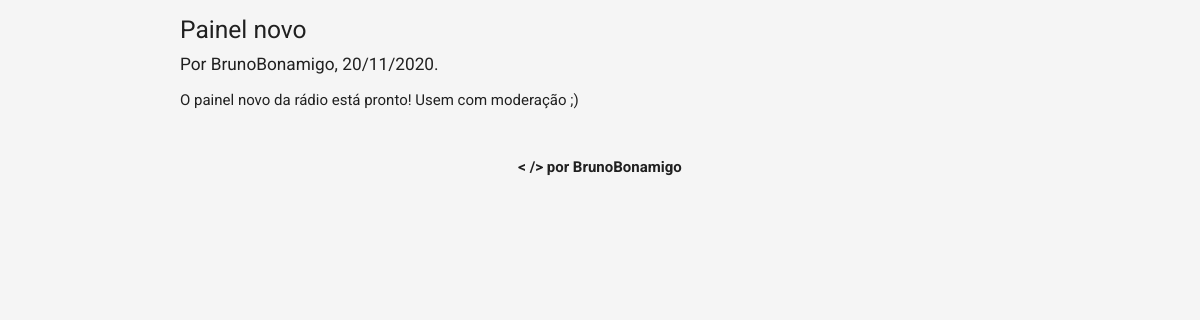
Page /aviso.php?id=1 (signed in) on the committed database.
### tables this page shows
CREATE TABLE `radiobr_avisos` (
  `id` int(255) NOT NULL AUTO_INCREMENT,
  `usuario` varchar(255) NOT NULL,
  `titulo` varchar(255) NOT NULL,
  `aviso` varchar(255) NOT NULL,
  `data` varchar(255) NOT NULL,
  `status` varchar(255) NOT NULL,
  PRIMARY KEY (`id`)
);

### aviso.php (the view, shortened to what this page needs)
<?php
require_once('assets/central/general.php');
if(isset($_GET['id'])) {
	$id = $_GET['id'];
	$aviso = mysqli_query($connectDB, "SELECT * FROM radiobr_avisos WHERE id='$id' AND status='ativo'") or die ('<script>alert("Um erro aconteceu. Tente novamente mais tarde ou procure um membro do CTEx!");window.location="permissao.php";</script>');
	$numRows = mysqli_num_rows($aviso);
	$avisoFetch = mysqli_fetch_assoc($aviso);
}
?>
<!DOCTYPE html>
<html>
<head>
	<link rel="stylesheet" type="text/css" href="assets/materialize/materialize.min.css">
	<link rel="stylesheet" type="text/css" href="assets/stylesheets/loginstyles.css">
	<link href="assets/css/roboto.css" rel="stylesheet">
</head>
<body style="background:#f5f5f5;">
	<div class="container">
		<?php if(isset($_GET['id']) AND $numRows > 0) { ?>
			<h5><?php echo $avisoFetch['titulo'] ?></h5>
			<h6>Por <?php echo $avisoFetch['usuario'] ?>, <?php echo $avisoFetch['data'] ?>.</h6>
			<?php echo $avisoFetch['aviso'] ?>
		<?php } else { echo '<p style="text-align:center;"><b>Aviso inexistente.</b></p>'; } ?>
		<p style="text-align:center;padding:30px;"><b>< /> por BrunoBonamigo</b></p>
	</div>
</body>

### assets/css/roboto.css (style rules this page uses)
* { font-family:'Roboto'; }
body { display: flex; min-height: 100vh; flex-direction: column; }

### rows in the picture
radiobr_avisos: titulo "Painel novo", usuario "BrunoBonamigo", data "20/11/2020", aviso "O painel novo da rádio está pronto! Usem com moderação ;)"
